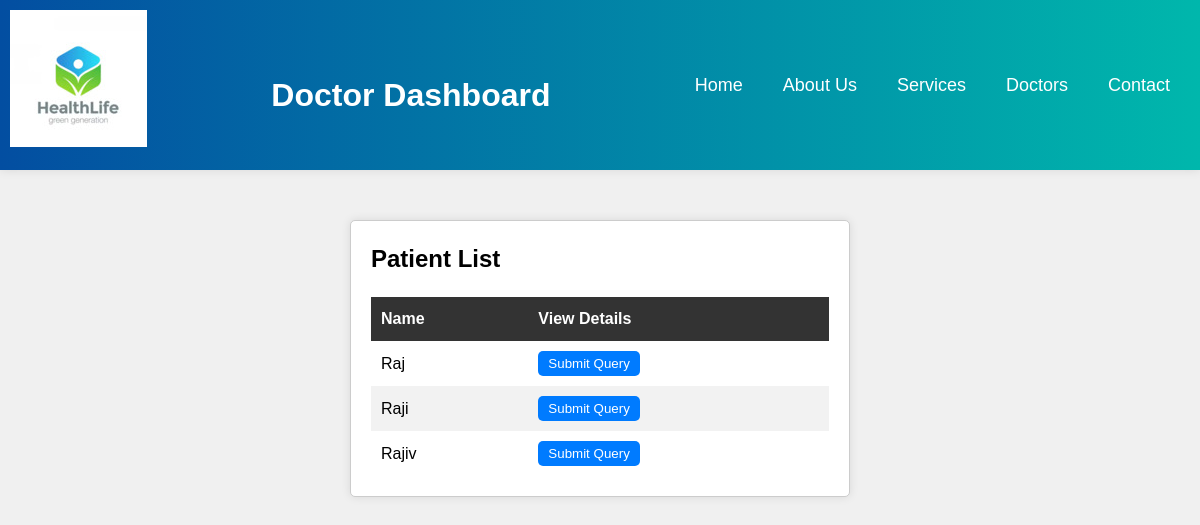
Page /hospitaladmpanel/doctor_dashboard.php (signed in) on the committed database.
### tables this page shows
CREATE TABLE `patient` (
  `barcode` varchar(255) NOT NULL,
  `name` varchar(255) NOT NULL,
  `mobile` varchar(10) NOT NULL,
  `age` int(11) NOT NULL,
  `address` text NOT NULL,
  `gender` enum('male','female','others') NOT NULL,
  `dob` date NOT NULL,
  `type_of_visit` varchar(50) NOT NULL,
  `doctor_name` varchar(20) DEFAULT NULL,
  `doctor_id` int(11) DEFAULT NULL
);

### hospitaladmpanel/doctor_dashboard.php (the view, shortened to what this page needs)
<?php
$host = "localhost";
$username = "root";
$password = "";
$dbname = "hospital";
$conn = mysqli_connect($host, $username, $password, $dbname);
$doctor_id = $_SESSION['doctor_id'];
$sql = "SELECT id FROM doctor WHERE id = '$doctor_id'";
$result = mysqli_query($conn, $sql);
$row = mysqli_fetch_assoc($result);
$doctor_id = $row['id'];
$sql = "SELECT * FROM patient WHERE doctor_id = '$doctor_id' ";
$result = mysqli_query($conn, $sql);
?>
<!DOCTYPE html>
<html>
<head>
    <link rel="stylesheet" href="homestyle.css">
</head>
<body>
    <header>
        <div class="logo" id="home">
            <img src="logo.png" alt="Hospital Name Logo">
        </div>
        <h1>Doctor Dashboard</h1>
        <nav>
            <ul>
                <li><a href="home.php">Home</a></li>
                <li><a href="home.php#about">About Us</a></li>
                <li><a href="home.php#services">Services</a></li>
                <li><a href="home.php#doctors">Doctors</a></li>
                <li><a href="home.php#contact">Contact</a></li>
            </ul>
        </nav>
    </header>
    <link rel="stylesheet" type="text/css" href="dashboardstyle.css">
</head>
<body>
    <div class="container">
        <h2>Patient List</h2>
        <table>
            <thead>
                <tr>
                    <th>Name</th>
                    <th>View Details</th>
                </tr>
            </thead>
            <tbody>
                <?php while($row = mysqli_fetch_assoc($result)) { ?>
                <tr>
                    <td><?php echo $row['name']; ?></td>
                    <td>
                        <form method="POST" action="pateint_details.php">
                            <input type="submit" value="Submit Query">
                        </form>
                    </td>
                </tr>
                <?php } ?>
            </tbody>
        </table>
    </div>
</body>
</html>

### hospitaladmpanel/homestyle.css (style rules this page uses)
* { box-sizing: border-box; margin: 0; padding: 0; }
body { font-family: Arial, sans-serif; font-size: 16px; line-height: 1.5; background-color: #f9f9f9; }
header { display: flex; justify-content: space-between; align-items: center; padding: 20px; background: linear-gradient(90deg, #034ea1 0, #00b7ac); box-shadow: 0 0 10px rgba(0, 0, 0, 0.1); }
.logo { font-size: 32px; font-weight: bold; color: #333; }
nav ul { display: flex; list-style: none; }
nav li { margin-left: 20px; }
nav a { color: #333; text-decoration: none; font-size: 18px; padding: 10px; border-radius: 5px; color : white; }

### hospitaladmpanel/dashboardstyle.css (style rules this page uses)
body { font-family: Arial, sans-serif; margin: 0; padding: 0; background-color: #f0f0f0; }
.container { max-width: 500px; margin: 50px auto; padding: 20px; background-color: #fff; border: 1px solid #ccc; border-radius: 5px; box-shadow: 0 0 10px rgba(0, 0, 0, 0.1); }
h1 { margin-top: 0; text-align: center; }
form { display: grid; grid-gap: 10px; }
header { background-color: #333; color: #fff; padding: 10px; }
.logo { font-size: 32px; font-weight: bold; color: #333; }
h1 { text-align: center; margin-top: 0; padding-top: 20px; }
nav ul { list-style-type: none; margin: 0; padding: 0; display: flex; justify-content: center; }
nav ul li { margin: 0 10px; }
nav ul li a { text-decoration: none; color : white; }
table { width: 100%; border-collapse: collapse; margin-top: 20px; }
thead th { background-color: #333; color: #fff; padding: 10px; text-align: left; }
tbody tr:nth-child(even) { background-color: #f2f2f2; }
tbody td { padding: 10px; }
form { display: inline-block; }
form input[type="submit"] { background-color: #007bff; color: #fff; padding: 5px 10px; border: none; border-radius: 5px; cursor: pointer; }

### rows in the picture
patient: name "Raj"
patient: name "Raji"
patient: name "Rajiv"
